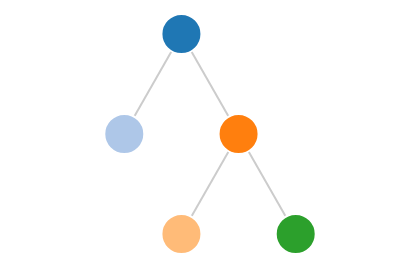

Specify this chart in Vega-Lite:
### Vega specification from a JSON file in a GitHub repository (floating-point values rounded to 4 significant figures)
{"$schema": "https://vega.github.io/schema/vega/v3.1.json", "width": 200, "height": 100, "padding": 5, "signals": [{"name": "method", "value": "tidy", "bind": {"input": "select", "options": ["tidy", "cluster"]}}], "data": [{"name": "tree", "values": [{"id": "A", "parent": null}, {"id": "B", "parent": "A"}, {"id": "C", "parent": "A"}, {"id": "D", "parent": "C"}, {"id": "E", "parent": "C"}], "transform": [{"type": "stratify", "key": "id", "parentKey": "parent"}, {"type": "tree", "method": {"signal": "method"}, "size": [{"signal": "width"}, {"signal": "height"}]}]}, {"name": "links", "source": "tree", "transform": [{"type": "treelinks", "key": "id"}, {"type": "linkpath"}]}], "scales": [{"name": "color", "type": "ordinal", "range": {"scheme": "category20"}}], "marks": [{"type": "path", "from": {"data": "links"}, "encode": {"enter": {"stroke": {"value": "#ccc"}}, "update": {"path": {"field": "path"}}}}, {"type": "symbol", "from": {"data": "tree"}, "encode": {"enter": {"fill": {"scale": "color", "field": "id"}, "stroke": {"value": "white"}, "size": {"value": 400}}, "update": {"x": {"field": "x"}, "y": {"field": "y"}}}}]}
